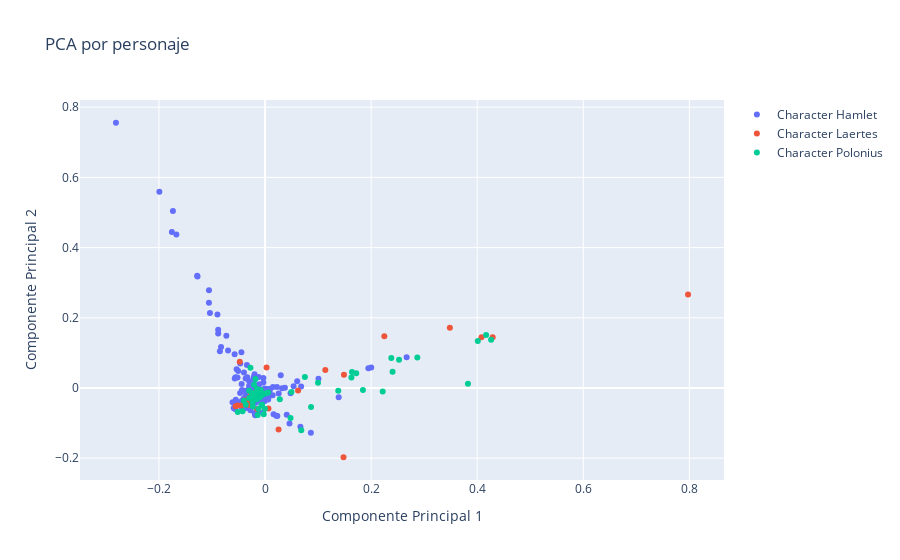

The cell this chart's notebook holds for it:
### Code cell
fig = go.Figure()

# Añadir trazos para cada clase
for character in np.unique(y_train):
    mask_train = y_train == character
    fig.add_trace(go.Scatter(
        x=X_train_red[mask_train, 0],
        y=X_train_red[mask_train, 1],
        mode='markers',
        name=f'Character {character}'
    ))

# Configurar el layout
fig.update_layout(
    title='PCA por personaje',
    xaxis_title='Componente Principal 1',
    yaxis_title='Componente Principal 2'
)

# Mostrar el gráfico
fig.show()
